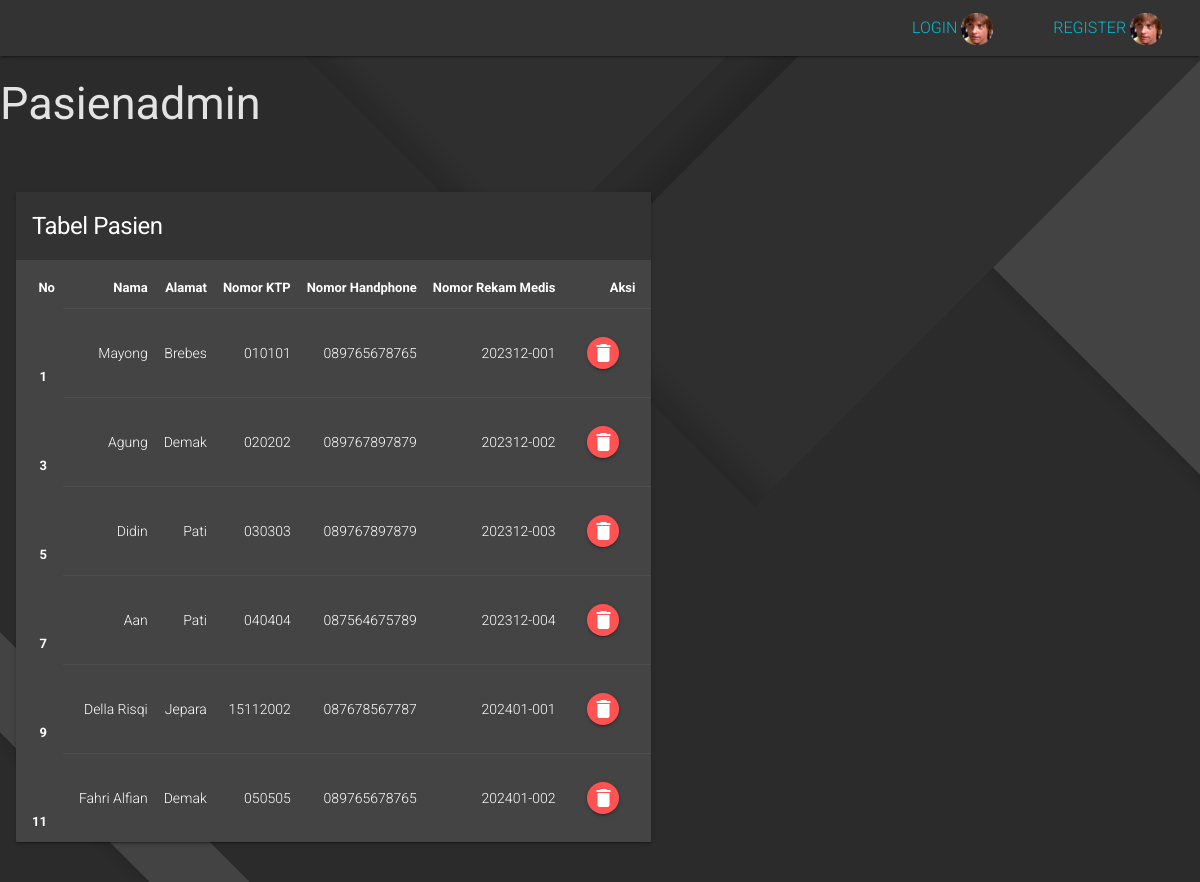
The page /dashboard.php?page=pasienadmin on the database as committed earlier.
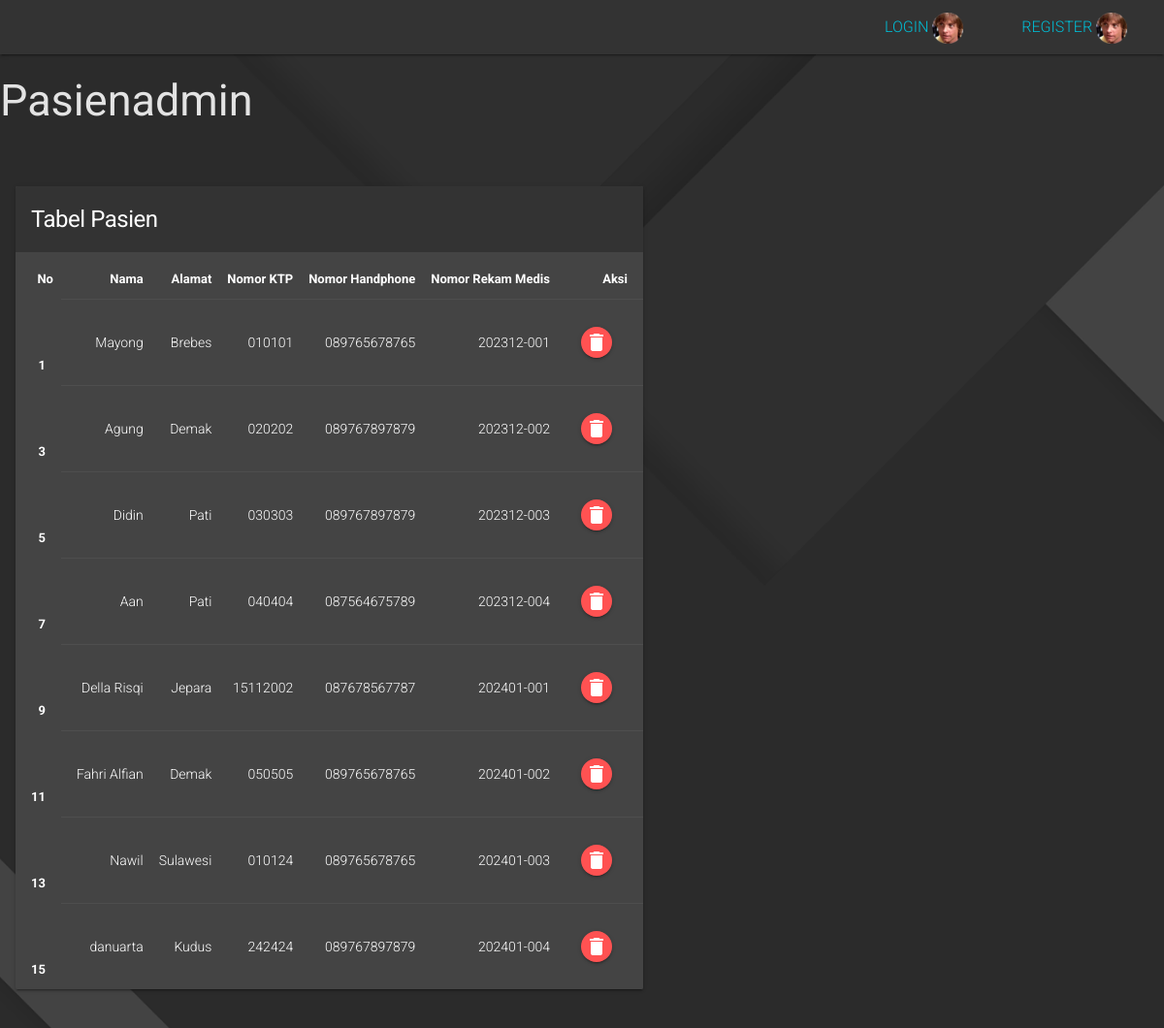
The same page on the database as committed later.
### tables this page shows
CREATE TABLE `pasien` (
  `id` int(11) UNSIGNED NOT NULL,
  `nama` varchar(255) NOT NULL,
  `alamat` varchar(255) NOT NULL,
  `no_ktp` varchar(255) NOT NULL,
  `no_hp` varchar(255) NOT NULL,
  `no_rm` varchar(255) NOT NULL
);

### pasienadmin.php (the view, shortened to what this page needs)
<div class="mdl-grid ui-tables">
    <div class="mdl-cell mdl-cell--12-col-desktop mdl-cell--12-col-tablet mdl-cell--4-col-phone">
        <div class="mdl-card mdl-shadow--2dp">
            <div class="mdl-card__title">
                <h1 class="mdl-card__title-text">Tabel Pasien</h1>
            </div>
            <div class="mdl-card__supporting-text no-padding">
                <table class="mdl-data-table mdl-js-data-table">
                    <thead>
                        <tr>
                            <th scope="col">No</th>
                            <th scope="col">Nama</th>
                            <th scope="col">Alamat</th>
                            <th scope="col">Nomor KTP</th>
                            <th scope="col">Nomor Handphone</th>
                            <th scope="col">Nomor Rekam Medis</th>
                            <th scope="col">Aksi</th>
                        </tr>
                    </thead>
                    <tbody>
                        <?php
                            $result = mysqli_query($mysqli, "SELECT * FROM pasien");
                            $no = 1;
                            while ($data = mysqli_fetch_array($result)) {
                        ?>
                        <tr>
                            <th scope="row"><?php echo $no++ ?></th>
                            <td><?php echo $data['nama'] ?></td>
                            <td><?php echo $data['alamat'] ?></td>
                            <td><?php echo $data['no_ktp'] ?></td>
                            <td><?php echo $data['no_hp'] ?></td>
                            <td><?php echo $data['no_rm'] ?></td>
                            <td>
                                    <li class="mdl-list__item">
                                        <a href="dashboard.php?page=pasienadmin&id=<?php echo $data['id'] ?>&aksi=hapus">
                                            <button class="mdl-button mdl-js-button mdl-button--icon mdl-button--raised mdl-js-ripple-effect button--colored-red">
                                                <i class="material-icons">delete</i>
                                            </button>
                                        </a>
                                    </li>
                            </td>
                        </tr>
                        <?php
                        $no++;
                        }
                        ?>
                    </tbody>
                </table>
            </div>
        </div>
    </div>
</div>

Rows that differ between the two databases and show on the page:
added pasien: nama "Nawil", alamat "Sulawesi", no_ktp "010124", no_hp "089765678765", no_rm "202401-003"
added pasien: nama "danuarta", alamat "Kudus", no_ktp "242424", no_hp "089767897879", no_rm "202401-004"
